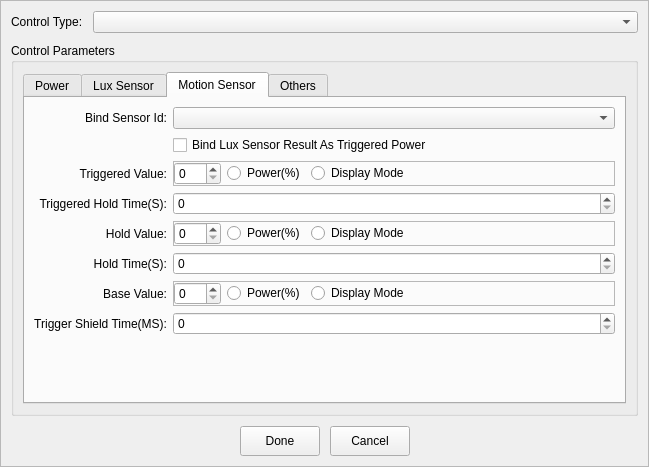
<?xml version="1.0" encoding="UTF-8"?>
<ui version="4.0">
 <class>ControlItemEditDialogFrameOfADBoardGroup</class>
 <widget class="QFrame" name="ControlItemEditDialogFrameOfADBoardGroup">
  <property name="geometry">
   <rect>
    <x>0</x>
    <y>0</y>
    <width>649</width>
    <height>467</height>
   </rect>
  </property>
  <property name="windowTitle">
   <string>Frame</string>
  </property>
  <property name="frameShape">
   <enum>QFrame::StyledPanel</enum>
  </property>
  <property name="frameShadow">
   <enum>QFrame::Raised</enum>
  </property>
  <layout class="QVBoxLayout" name="verticalLayout_3">
   <property name="spacing">
    <number>10</number>
   </property>
   <property name="leftMargin">
    <number>10</number>
   </property>
   <property name="topMargin">
    <number>10</number>
   </property>
   <property name="rightMargin">
    <number>10</number>
   </property>
   <property name="bottomMargin">
    <number>10</number>
   </property>
   <item>
    <layout class="QHBoxLayout" name="horizontalLayout">
     <item>
      <widget class="QLabel" name="label">
       <property name="text">
        <string>Control Type:</string>
       </property>
      </widget>
     </item>
     <item>
      <widget class="QComboBox" name="comboBox">
       <property name="sizePolicy">
        <sizepolicy hsizetype="Expanding" vsizetype="Fixed">
         <horstretch>0</horstretch>
         <verstretch>0</verstretch>
        </sizepolicy>
       </property>
      </widget>
     </item>
    </layout>
   </item>
   <item>
    <widget class="QGroupBox" name="groupBox">
     <property name="title">
      <string>Control Parameters</string>
     </property>
     <layout class="QVBoxLayout" name="verticalLayout_2">
      <item>
       <widget class="QTabWidget" name="tabWidget">
        <property name="currentIndex">
         <number>2</number>
        </property>
        <widget class="QWidget" name="pagePower">
         <attribute name="title">
          <string>Power</string>
         </attribute>
         <layout class="QVBoxLayout" name="verticalLayout">
          <item>
           <layout class="QHBoxLayout" name="horizontalLayout_2">
            <item>
             <widget class="QLabel" name="label_2">
              <property name="text">
               <string>Power(%):</string>
              </property>
              <property name="alignment">
               <set>Qt::AlignRight|Qt::AlignTrailing|Qt::AlignVCenter</set>
              </property>
             </widget>
            </item>
            <item>
             <widget class="QSpinBox" name="spinPowerTypePower">
              <property name="sizePolicy">
               <sizepolicy hsizetype="Expanding" vsizetype="Fixed">
                <horstretch>0</horstretch>
                <verstretch>0</verstretch>
               </sizepolicy>
              </property>
              <property name="maximum">
               <number>100</number>
              </property>
             </widget>
            </item>
           </layout>
          </item>
          <item>
           <spacer name="verticalSpacer">
            <property name="orientation">
             <enum>Qt::Vertical</enum>
            </property>
            <property name="sizeHint" stdset="0">
             <size>
              <width>20</width>
              <height>40</height>
             </size>
            </property>
           </spacer>
          </item>
         </layout>
        </widget>
        <widget class="QWidget" name="pageLuxSensor">
         <attribute name="title">
          <string>Lux Sensor</string>
         </attribute>
         <layout class="QGridLayout" name="gridLayout_2">
          <item row="5" column="1">
           <widget class="QSpinBox" name="spinLuxTypeFeedBackStepPower">
            <property name="minimum">
             <number>0</number>
            </property>
            <property name="maximum">
             <number>100</number>
            </property>
            <property name="value">
             <number>0</number>
            </property>
           </widget>
          </item>
          <item row="4" column="1">
           <widget class="QSpinBox" name="spinLuxTypeFeedBackFloatLux">
            <property name="minimum">
             <number>0</number>
            </property>
            <property name="maximum">
             <number>65536</number>
            </property>
            <property name="value">
             <number>0</number>
            </property>
           </widget>
          </item>
          <item row="5" column="0">
           <widget class="QLabel" name="label_14">
            <property name="text">
             <string>Feed Back Power Adjustment(%):</string>
            </property>
            <property name="alignment">
             <set>Qt::AlignRight|Qt::AlignTrailing|Qt::AlignVCenter</set>
            </property>
           </widget>
          </item>
          <item row="6" column="0">
           <widget class="QLabel" name="label_15">
            <property name="text">
             <string>Not Feed Back Lux Of Power 0(Lux):</string>
            </property>
            <property name="alignment">
             <set>Qt::AlignRight|Qt::AlignTrailing|Qt::AlignVCenter</set>
            </property>
           </widget>
          </item>
          <item row="4" column="0">
           <widget class="QLabel" name="label_13">
            <property name="text">
             <string>Feed Back Tolerance Lux(Lux):</string>
            </property>
            <property name="alignment">
             <set>Qt::AlignRight|Qt::AlignTrailing|Qt::AlignVCenter</set>
            </property>
           </widget>
          </item>
          <item row="6" column="1">
           <widget class="QSpinBox" name="spinLuxTypeNotFeedBackLuxOf0">
            <property name="minimum">
             <number>0</number>
            </property>
            <property name="maximum">
             <number>65536</number>
            </property>
            <property name="value">
             <number>0</number>
            </property>
           </widget>
          </item>
          <item row="0" column="0">
           <widget class="QLabel" name="label_8">
            <property name="text">
             <string>Power Policy:</string>
            </property>
            <property name="alignment">
             <set>Qt::AlignRight|Qt::AlignTrailing|Qt::AlignVCenter</set>
            </property>
           </widget>
          </item>
          <item row="0" column="1">
           <widget class="QRadioButton" name="radioLuxTypeFeedBack">
            <property name="text">
             <string>Feed Back</string>
            </property>
           </widget>
          </item>
          <item row="2" column="0">
           <widget class="QLabel" name="label_9">
            <property name="text">
             <string>Bind Sensor Id:</string>
            </property>
            <property name="alignment">
             <set>Qt::AlignRight|Qt::AlignTrailing|Qt::AlignVCenter</set>
            </property>
           </widget>
          </item>
          <item row="1" column="1">
           <widget class="QRadioButton" name="radioLuxTypeNotFeedBack">
            <property name="text">
             <string>Not Feed Back</string>
            </property>
            <property name="checked">
             <bool>true</bool>
            </property>
           </widget>
          </item>
          <item row="8" column="1">
           <spacer name="verticalSpacer_3">
            <property name="orientation">
             <enum>Qt::Vertical</enum>
            </property>
            <property name="sizeHint" stdset="0">
             <size>
              <width>20</width>
              <height>40</height>
             </size>
            </property>
           </spacer>
          </item>
          <item row="3" column="1">
           <widget class="QSpinBox" name="spinLuxTypeFeedBackLux">
            <property name="minimum">
             <number>0</number>
            </property>
            <property name="maximum">
             <number>65536</number>
            </property>
            <property name="value">
             <number>0</number>
            </property>
           </widget>
          </item>
          <item row="3" column="0">
           <widget class="QLabel" name="label_10">
            <property name="text">
             <string>Feed Back Target Lux(Lux):</string>
            </property>
            <property name="alignment">
             <set>Qt::AlignRight|Qt::AlignTrailing|Qt::AlignVCenter</set>
            </property>
           </widget>
          </item>
          <item row="7" column="0">
           <widget class="QLabel" name="label_16">
            <property name="text">
             <string>Not Feed Back Lux Of Power 100(Lux):</string>
            </property>
            <property name="alignment">
             <set>Qt::AlignRight|Qt::AlignTrailing|Qt::AlignVCenter</set>
            </property>
           </widget>
          </item>
          <item row="7" column="1">
           <widget class="QSpinBox" name="spinLuxTypeNotFeedBackLuxOf100">
            <property name="minimum">
             <number>0</number>
            </property>
            <property name="maximum">
             <number>65536</number>
            </property>
            <property name="value">
             <number>0</number>
            </property>
           </widget>
          </item>
          <item row="2" column="1">
           <widget class="SensorIdCombox" name="lineLuxTypeBindSensorId">
            <property name="sizePolicy">
             <sizepolicy hsizetype="Expanding" vsizetype="Fixed">
              <horstretch>0</horstretch>
              <verstretch>0</verstretch>
             </sizepolicy>
            </property>
           </widget>
          </item>
         </layout>
        </widget>
        <widget class="QWidget" name="pageMotionSensor">
         <attribute name="title">
          <string>Motion Sensor</string>
         </attribute>
         <layout class="QGridLayout" name="gridLayout">
          <item row="3" column="0">
           <widget class="QLabel" name="label_6">
            <property name="text">
             <string>Triggered Hold Time(S):</string>
            </property>
            <property name="alignment">
             <set>Qt::AlignRight|Qt::AlignTrailing|Qt::AlignVCenter</set>
            </property>
           </widget>
          </item>
          <item row="3" column="1">
           <widget class="QSpinBox" name="spinMotionTypeTrigTime">
            <property name="maximum">
             <number>10000</number>
            </property>
           </widget>
          </item>
          <item row="4" column="0">
           <widget class="QLabel" name="label_5">
            <property name="text">
             <string>Hold Value:</string>
            </property>
            <property name="alignment">
             <set>Qt::AlignRight|Qt::AlignTrailing|Qt::AlignVCenter</set>
            </property>
           </widget>
          </item>
          <item row="8" column="0">
           <spacer name="verticalSpacer_2">
            <property name="orientation">
             <enum>Qt::Vertical</enum>
            </property>
            <property name="sizeHint" stdset="0">
             <size>
              <width>20</width>
              <height>40</height>
             </size>
            </property>
           </spacer>
          </item>
          <item row="2" column="0">
           <widget class="QLabel" name="label_4">
            <property name="text">
             <string>Triggered Value:</string>
            </property>
            <property name="alignment">
             <set>Qt::AlignRight|Qt::AlignTrailing|Qt::AlignVCenter</set>
            </property>
           </widget>
          </item>
          <item row="5" column="1">
           <widget class="QSpinBox" name="spinMotionTypeHoldTime">
            <property name="toolTip">
             <string>Hold Time will be ignored if it's value is 0</string>
            </property>
            <property name="maximum">
             <number>10000</number>
            </property>
           </widget>
          </item>
          <item row="5" column="0">
           <widget class="QLabel" name="label_7">
            <property name="text">
             <string>Hold Time(S):</string>
            </property>
            <property name="alignment">
             <set>Qt::AlignRight|Qt::AlignTrailing|Qt::AlignVCenter</set>
            </property>
           </widget>
          </item>
          <item row="0" column="0">
           <widget class="QLabel" name="label_12">
            <property name="text">
             <string>Bind Sensor Id:</string>
            </property>
            <property name="alignment">
             <set>Qt::AlignRight|Qt::AlignTrailing|Qt::AlignVCenter</set>
            </property>
           </widget>
          </item>
          <item row="6" column="0">
           <widget class="QLabel" name="label_3">
            <property name="text">
             <string>Base Value:</string>
            </property>
            <property name="alignment">
             <set>Qt::AlignRight|Qt::AlignTrailing|Qt::AlignVCenter</set>
            </property>
           </widget>
          </item>
          <item row="0" column="1">
           <widget class="SensorIdCombox" name="lineMotionTypeBindSensorId">
            <property name="sizePolicy">
             <sizepolicy hsizetype="Expanding" vsizetype="Fixed">
              <horstretch>0</horstretch>
              <verstretch>0</verstretch>
             </sizepolicy>
            </property>
           </widget>
          </item>
          <item row="1" column="1">
           <widget class="QCheckBox" name="checkBindLuxSensorResultAsTrigPower">
            <property name="text">
             <string>Bind Lux Sensor Result As Triggered Power</string>
            </property>
           </widget>
          </item>
          <item row="7" column="0">
           <widget class="QLabel" name="label_17">
            <property name="text">
             <string>Trigger Shield Time(MS):</string>
            </property>
            <property name="alignment">
             <set>Qt::AlignRight|Qt::AlignTrailing|Qt::AlignVCenter</set>
            </property>
           </widget>
          </item>
          <item row="7" column="1">
           <widget class="QSpinBox" name="spinMotionTriggerShieldMSec">
            <property name="maximum">
             <number>10000</number>
            </property>
           </widget>
          </item>
          <item row="2" column="1">
           <widget class="QFrame" name="frame">
            <property name="minimumSize">
             <size>
              <width>0</width>
              <height>0</height>
             </size>
            </property>
            <property name="frameShape">
             <enum>QFrame::StyledPanel</enum>
            </property>
            <property name="frameShadow">
             <enum>QFrame::Raised</enum>
            </property>
            <layout class="QHBoxLayout" name="horizontalLayout_5">
             <property name="leftMargin">
              <number>0</number>
             </property>
             <property name="topMargin">
              <number>0</number>
             </property>
             <property name="rightMargin">
              <number>0</number>
             </property>
             <property name="bottomMargin">
              <number>0</number>
             </property>
             <item>
              <widget class="QSpinBox" name="spinMotionTypeTrigPower">
               <property name="maximum">
                <number>100</number>
               </property>
              </widget>
             </item>
             <item>
              <widget class="QRadioButton" name="radioTriggerPowerAsPower">
               <property name="text">
                <string>Power(%)</string>
               </property>
              </widget>
             </item>
             <item>
              <widget class="QRadioButton" name="radioTriggerPowerAsDisplayMode">
               <property name="text">
                <string>Display Mode</string>
               </property>
              </widget>
             </item>
             <item>
              <spacer name="horizontalSpacer_3">
               <property name="orientation">
                <enum>Qt::Horizontal</enum>
               </property>
               <property name="sizeHint" stdset="0">
                <size>
                 <width>186</width>
                 <height>20</height>
                </size>
               </property>
              </spacer>
             </item>
            </layout>
           </widget>
          </item>
          <item row="4" column="1">
           <widget class="QFrame" name="frame_2">
            <property name="minimumSize">
             <size>
              <width>0</width>
              <height>0</height>
             </size>
            </property>
            <property name="frameShape">
             <enum>QFrame::StyledPanel</enum>
            </property>
            <property name="frameShadow">
             <enum>QFrame::Raised</enum>
            </property>
            <layout class="QHBoxLayout" name="horizontalLayout_6">
             <property name="leftMargin">
              <number>0</number>
             </property>
             <property name="topMargin">
              <number>0</number>
             </property>
             <property name="rightMargin">
              <number>0</number>
             </property>
             <property name="bottomMargin">
              <number>0</number>
             </property>
             <item>
              <widget class="QSpinBox" name="spinMotionTypeHoldPower">
               <property name="maximum">
                <number>100</number>
               </property>
              </widget>
             </item>
             <item>
              <widget class="QRadioButton" name="radioHoldPowerAsPower">
               <property name="text">
                <string>Power(%)</string>
               </property>
              </widget>
             </item>
             <item>
              <widget class="QRadioButton" name="radioHoldPowerAsDisplayMode">
               <property name="text">
                <string>Display Mode</string>
               </property>
              </widget>
             </item>
             <item>
              <spacer name="horizontalSpacer_4">
               <property name="orientation">
                <enum>Qt::Horizontal</enum>
               </property>
               <property name="sizeHint" stdset="0">
                <size>
                 <width>152</width>
                 <height>20</height>
                </size>
               </property>
              </spacer>
             </item>
            </layout>
           </widget>
          </item>
          <item row="6" column="1">
           <widget class="QFrame" name="frame_3">
            <property name="minimumSize">
             <size>
              <width>0</width>
              <height>0</height>
             </size>
            </property>
            <property name="frameShape">
             <enum>QFrame::StyledPanel</enum>
            </property>
            <property name="frameShadow">
             <enum>QFrame::Raised</enum>
            </property>
            <layout class="QHBoxLayout" name="horizontalLayout_7">
             <property name="leftMargin">
              <number>0</number>
             </property>
             <property name="topMargin">
              <number>0</number>
             </property>
             <property name="rightMargin">
              <number>0</number>
             </property>
             <property name="bottomMargin">
              <number>0</number>
             </property>
             <item>
              <widget class="QSpinBox" name="spinMotionTypeBasePower">
               <property name="maximum">
                <number>100</number>
               </property>
              </widget>
             </item>
             <item>
              <widget class="QRadioButton" name="radioBasePowerAsPower">
               <property name="text">
                <string>Power(%)</string>
               </property>
              </widget>
             </item>
             <item>
              <widget class="QRadioButton" name="radioBasePowerAsDisplayMode">
               <property name="text">
                <string>Display Mode</string>
               </property>
              </widget>
             </item>
             <item>
              <spacer name="horizontalSpacer_5">
               <property name="orientation">
                <enum>Qt::Horizontal</enum>
               </property>
               <property name="sizeHint" stdset="0">
                <size>
                 <width>152</width>
                 <height>20</height>
                </size>
               </property>
              </spacer>
             </item>
            </layout>
           </widget>
          </item>
         </layout>
        </widget>
        <widget class="QWidget" name="pageOthers">
         <attribute name="title">
          <string>Others</string>
         </attribute>
         <layout class="QVBoxLayout" name="verticalLayout_4">
          <item>
           <layout class="QHBoxLayout" name="horizontalLayout_4">
            <item>
             <widget class="QLabel" name="label_11">
              <property name="text">
               <string>Dimming Interval(Second):</string>
              </property>
              <property name="alignment">
               <set>Qt::AlignRight|Qt::AlignTrailing|Qt::AlignVCenter</set>
              </property>
             </widget>
            </item>
            <item>
             <widget class="QSpinBox" name="spinDimmingIntervalSec">
              <property name="sizePolicy">
               <sizepolicy hsizetype="Expanding" vsizetype="Fixed">
                <horstretch>0</horstretch>
                <verstretch>0</verstretch>
               </sizepolicy>
              </property>
              <property name="minimum">
               <number>2</number>
              </property>
              <property name="maximum">
               <number>600</number>
              </property>
             </widget>
            </item>
           </layout>
          </item>
          <item>
           <spacer name="verticalSpacer_4">
            <property name="orientation">
             <enum>Qt::Vertical</enum>
            </property>
            <property name="sizeHint" stdset="0">
             <size>
              <width>20</width>
              <height>170</height>
             </size>
            </property>
           </spacer>
          </item>
         </layout>
        </widget>
       </widget>
      </item>
     </layout>
    </widget>
   </item>
   <item>
    <layout class="QHBoxLayout" name="horizontalLayout_3">
     <item>
      <spacer name="horizontalSpacer">
       <property name="orientation">
        <enum>Qt::Horizontal</enum>
       </property>
       <property name="sizeHint" stdset="0">
        <size>
         <width>40</width>
         <height>20</height>
        </size>
       </property>
      </spacer>
     </item>
     <item>
      <widget class="QPushButton" name="buttonDone">
       <property name="minimumSize">
        <size>
         <width>80</width>
         <height>30</height>
        </size>
       </property>
       <property name="text">
        <string>Done</string>
       </property>
      </widget>
     </item>
     <item>
      <widget class="QPushButton" name="buttonCancel">
       <property name="minimumSize">
        <size>
         <width>80</width>
         <height>30</height>
        </size>
       </property>
       <property name="text">
        <string>Cancel</string>
       </property>
      </widget>
     </item>
     <item>
      <spacer name="horizontalSpacer_2">
       <property name="orientation">
        <enum>Qt::Horizontal</enum>
       </property>
       <property name="sizeHint" stdset="0">
        <size>
         <width>40</width>
         <height>20</height>
        </size>
       </property>
      </spacer>
     </item>
    </layout>
   </item>
  </layout>
 </widget>
 <customwidgets>
  <customwidget>
   <class>SensorIdCombox</class>
   <extends>QComboBox</extends>
   <header location="global">widget/sensoridcombox.h</header>
  </customwidget>
 </customwidgets>
 <resources/>
 <connections/>
</ui>
